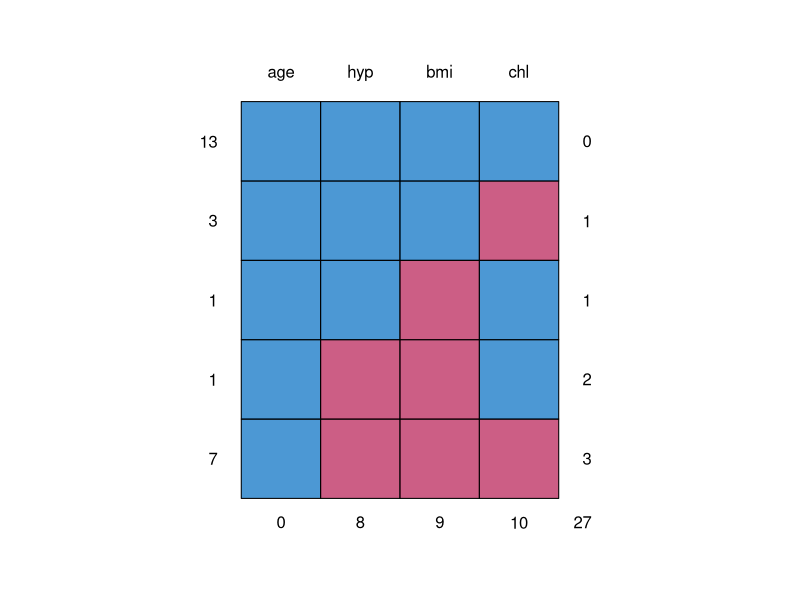
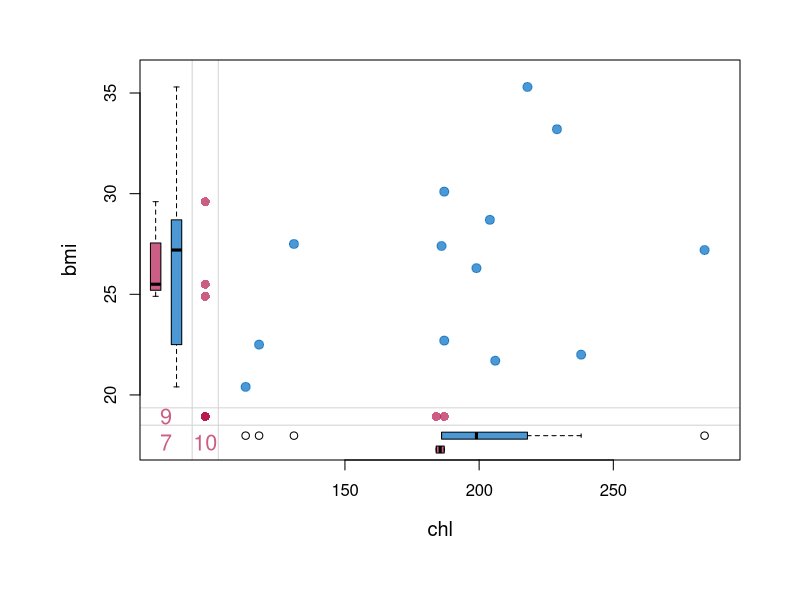
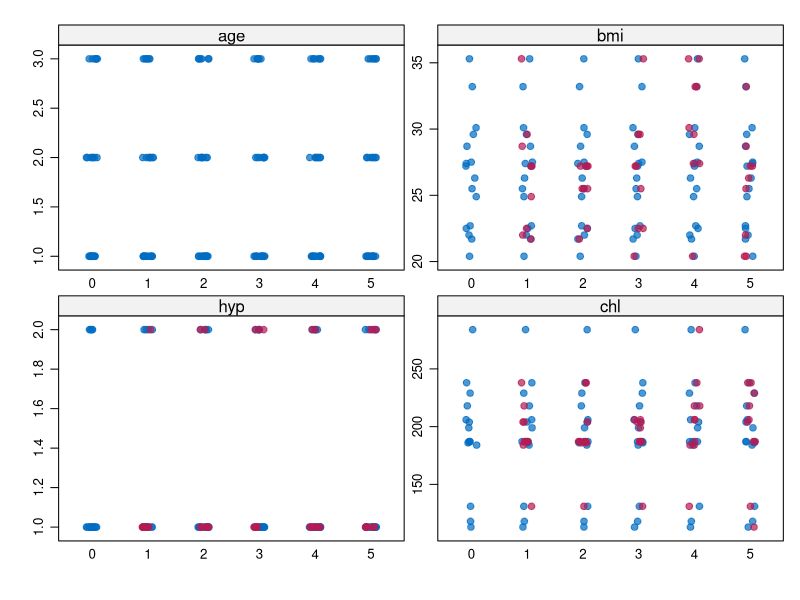
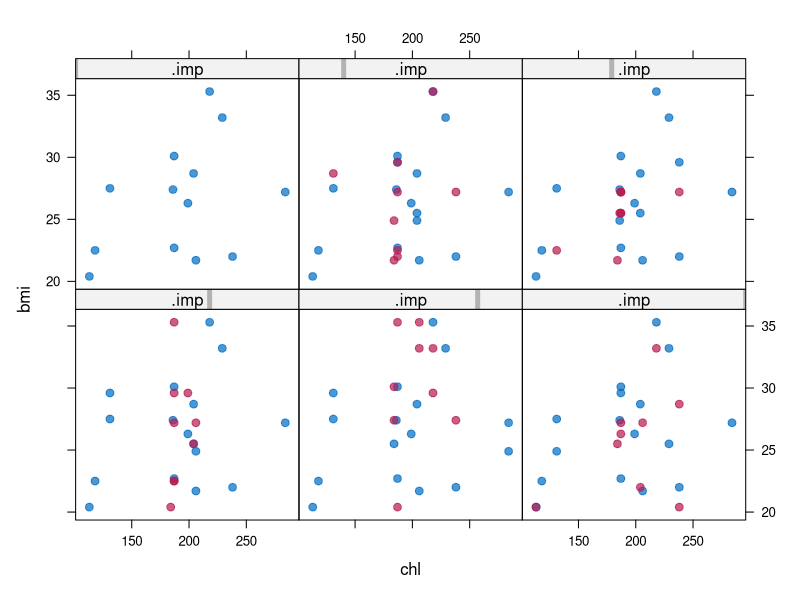

Write R code to recreate these figures, in order.
# Install some packages
#install.packages(c("mice","VIM"),dependencies = T)

# Set working directory
setwd("~/uio/pc/Dokumenter/PhD/Teaching/UseR/Missing_Data/")

# Load the mice package
library(mice)

# Use the example dataset nhanes (came with the package)
nhanes

# observations = 25, variables = 4
# Variable names
#    age     age group               ordered categorical
#    bmi     body mass index         numerical
#    hyp     hypertension status     binary
#    chl     cholesterol level       numerical



# Inspect missing pattern (Method 1)
md.pattern(nhanes)

# Colour convention
#   blue    observed
#   red     missing
# Interpretation
#   13 rows are complete
#   3 row that chl is missing
#   1 row that bmi is missing
#   1 row that both hyp and bmi are missing
#   7 rows that only age is observed
#   Total number of missing values = 3x1 + 1x1 + 1x2 + 7x3 = 27
#   Most missing values (10) occur in chl

# Inspection by variable pairs (Method 2)
md.pairs(nhanes)

# Symbol convention (left, top)
#   r   observed (remain?)
#   m   missing

# Interpretation (focus on (bmi, chl) pair)
#   13 completely observed paris
#   3 pairs: bmi is observed but chl is missing
#   2 pairs: bmi is missing but chl is observed
#   7 pairs: both bmi and chl are missing

# Margin plot
par(mar = c(7, 7, 3, 3)) # In order to show the axes labels
# Inspect data range
c(min(nhanes$chl, na.rm = T), max(nhanes$chl, na.rm = T))
c(min(nhanes$bmi, na.rm = T), max(nhanes$bmi, na.rm = T))
# Generate margin plot
VIM::marginplot(nhanes[, c("chl", "bmi")],
    xlim = c(110, 290), ylim=c(20, 36),
    col = mdc(1:2), pch = 19,
    cex = 1.2, cex.lab = 1.2, cex.numbers = 1.3
)

# Interpretation
#   red 9   variable bmi contains 9 missings
#   red 10  variable chl contains 10 missings
#   red 7   The variable pair (bmi, chl) contains 7 missings
#   three red dots on the left: bmi values are known but chl missing
#   two red dots on the bottom: chl values are known but bmi missing
#   red dot cross between bmi and chl actually represents 7 dots
#   Total # dots = 13 (blue) + 3 (red left) + 2 (red bottom) + 7 (red cross)
#   Box plots: marginal distributions (blue = obs, red = mis)
#   If MCAR => red and blue box plots are expected to be identical



# Impute missing data
imp <- mice(nhanes, printFlag = F, seed = 23109)
# The multiply imputed dataset, imp, is of class mids (MI data set)
print(imp)



# Diagnostic checking
# Recall that bmi contains 9 missings
# The MI procedure produced five guesses for each missing:
imp$imp$bmi
# The 1st complete dataset combines the observed and imputed values:
complete(imp)
# We can print out the 2nd set of the complete dataset
complete(imp, 2)
# If complete to start with => identical in all five sets
# If missing to start with => differ in each set
# Degree of difference reflects degree of uncertainty

# Visual inspection (big picture)
stripplot(imp, pch = 20, cex = 1.2)
# Colour convention
#   blue    observed
#   red     imputed
# Each x-axis marker is one version of MI. 0 = original set
# Red points follow the blue points reasonably well, including the gaps in the distribution.

# Visual inspection (fine details)
xyplot(imp, bmi ~ chl | .imp, pch = 20, cex = 1.4)
# Red points have more or less the same shape as blue data => imputed data could have been plausible measurements if they had not been missing
# Differences between the red points represents uncertainty about the true, but unkown, values



# Analysing imputed datasets
# Original regression: lm(chl ~ age + bmi)
# Repeat this analysis to each version of MI
fit <- with(data = imp, exp = lm(chl ~ age + bmi))
# Pool the multiple versions of the analyses together
summary(pool(fit))
# Both age and bmi are significant at .05 level

# If we increase m, the number of imputations, significant levels may change
summary(pool(with(
    mice(nhanes, m = 10, printFlag = F, seed = 23109), # order 10 sets of MI
    lm(chl ~ age + bmi)
))) # More significant



# Imputation methods
# Default imputation method = pmm (predictive mean matching)
# Default number of multiple imputations (often denoted by m) = 5
# If not happy, feel free to change the defaults
imp <- mice(nhanes,
    method = c("", "norm", "pmm", "mean"), m = 50,
    printFlag = F, seed = 23109
)

# In order to show case different imputation methods, use nhanes2 dataset
str(nhanes2)

# Impute
imp <- mice(nhanes2,
    me = c("polyreg", "pmm", "logreg", "norm"), # me = method
    printFlag = F, seed = 23109
)
print(imp)
